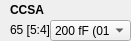
    <widget class="QWidget" name="widget_5" native="true">
     <property name="geometry">
      <rect>
       <x>140</x>
       <y>20</y>
       <width>131</width>
       <height>41</height>
      </rect>
     </property>
     <widget class="QLabel" name="label_487">
      <property name="geometry">
       <rect>
        <x>10</x>
        <y>0</y>
        <width>111</width>
        <height>20</height>
       </rect>
      </property>
      <property name="font">
       <font>
        <weight>75</weight>
        <bold>true</bold>
       </font>
      </property>
      <property name="text">
       <string>CCSA</string>
      </property>
     </widget>
     <widget class="QLabel" name="addr_CCSA">
      <property name="geometry">
       <rect>
        <x>10</x>
        <y>20</y>
        <width>101</width>
        <height>20</height>
       </rect>
      </property>
      <property name="text">
       <string>65 [5:4]</string>
      </property>
     </widget>
     <widget class="QComboBox" name="comboBox_CCSA">
      <property name="geometry">
       <rect>
        <x>50</x>
        <y>20</y>
        <width>81</width>
        <height>21</height>
       </rect>
      </property>
      <item>
       <property name="text">
        <string>200 fF (01)</string>
       </property>
      </item>
      <item>
       <property name="text">
        <string>180 fF (00)</string>
       </property>
      </item>
      <item>
       <property name="text">
        <string>200 fF (10)</string>
       </property>
      </item>
      <item>
       <property name="text">
        <string>220 fF (11)</string>
       </property>
      </item>
     </widget>
    </widget>
